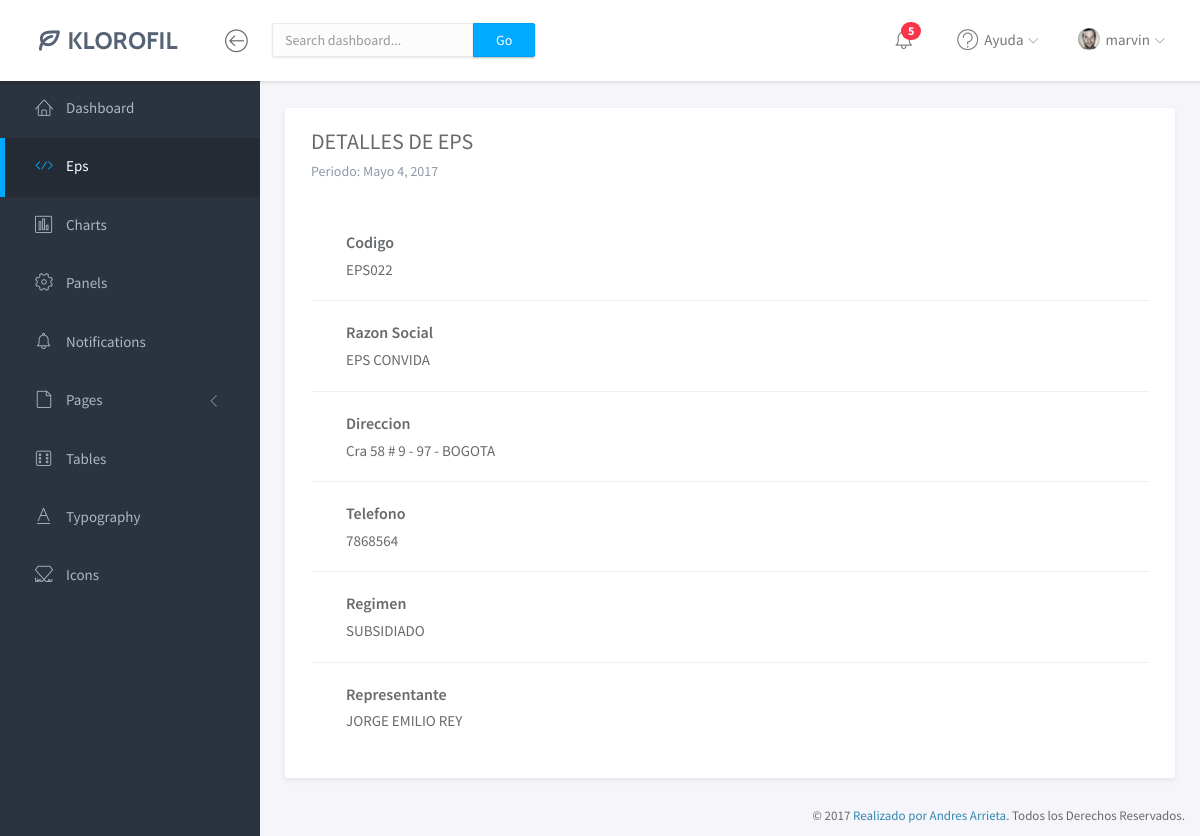
The app's page /views/eps/page-details.php?id=EPS022 with its own data.
### tables this page shows
CREATE TABLE `eps` (
  `codigo_eps` varchar(20) NOT NULL,
  `razon_eps` varchar(200) NOT NULL,
  `direccion_eps` varchar(200) NOT NULL,
  `telefono_eps` varchar(255) NOT NULL,
  `regimen_eps` varchar(100) NOT NULL,
  `representante_eps` varchar(200) NOT NULL
);

### views/eps/page-details.php (the view, shortened to what this page needs)
<?php include '../../models/conexion.php';
 ?>
<!doctype html>
<html lang="en">
<head>
	<link rel="stylesheet" href="../../include/template/assets/vendor/bootstrap/css/bootstrap.min.css">
	<link rel="stylesheet" href="../../include/template/assets/vendor/font-awesome/css/font-awesome.min.css">
	<link rel="stylesheet" href="../../include/template/assets/vendor/linearicons/style.css">
	<link rel="stylesheet" href="../../include/template/assets/vendor/chartist/css/chartist-custom.css">
	<link rel="stylesheet" href="../../include/template/assets/css/main.css">
	<link rel="stylesheet" href="../../include/template/assets/css/demo.css">
	<link rel="stylesheet" type="text/css" href="https://cdnjs.cloudflare.com/ajax/libs/font-awesome/4.7.0/css/font-awesome.min.css">
	<link rel="stylesheet" type="text/css" href="../../include/datatables.net-bs/css/dataTables.bootstrap.min.css">
</head>
<body>
	<div id="wrapper">
		<nav class="navbar navbar-default navbar-fixed-top">
			<div class="brand">
				<a href="index.html"><img src="../../include/template/assets/img/logo-dark.png" alt="Klorofil Logo" class="img-responsive logo"></a>
			</div>
			<div class="container-fluid">
				<div class="navbar-btn">
					<button type="button" class="btn-toggle-fullwidth"><i class="lnr lnr-arrow-left-circle"></i></button>
				</div>
				<form class="navbar-form navbar-left">
					<div class="input-group">
						<input type="text" value="" class="form-control" placeholder="Search dashboard...">
						<span class="input-group-btn"><button type="button" class="btn btn-primary">Go</button></span>
					</div>
				</form>
				<div id="navbar-menu">
					<ul class="nav navbar-nav navbar-right">
						<li class="dropdown">
							<a href="#" class="dropdown-toggle icon-menu" data-toggle="dropdown">
								<i class="lnr lnr-alarm"></i>
								<span class="badge bg-danger">5</span>
							</a>
						</li>
						<li class="dropdown">
							<a href="#" class="dropdown-toggle" data-toggle="dropdown"><i class="lnr lnr-question-circle"></i> <span>Ayuda</span> <i class="icon-submenu lnr lnr-chevron-down"></i></a>
						</li>
						<li class="dropdown">
							<a href="#" class="dropdown-toggle" data-toggle="dropdown"><img src="../../include/template/assets/img/user.png" class="img-circle" alt="Avatar"> <span>marvin</span> <i class="icon-submenu lnr lnr-chevron-down"></i></a>
						</li>
					</ul>
				</div>
			</div>
		</nav>
		<div id="sidebar-nav" class="sidebar">
			<div class="sidebar-scroll">
				<nav>
					<ul class="nav">
						<li><a href="../page-dasboard.html.html" class=""><i class="lnr lnr-home"></i> <span>Dashboard</span></a></li>
						<li><a href="#" class="active"><i class="lnr lnr-code"></i> <span>Eps</span></a></li>
						<li><a href="charts.html" class=""><i class="lnr lnr-chart-bars"></i> <span>Charts</span></a></li>
						<li><a href="panels.html" class=""><i class="lnr lnr-cog"></i> <span>Panels</span></a></li>
						<li><a href="notifications.html" class=""><i class="lnr lnr-alarm"></i> <span>Notifications</span></a></li>
						<li>
							<a href="#subPages" data-toggle="collapse" class="collapsed"><i class="lnr lnr-file-empty"></i> <span>Pages</span> <i class="icon-submenu lnr lnr-chevron-left"></i></a>
						</li>
						<li><a href="tables.html" class=""><i class="lnr lnr-dice"></i> <span>Tables</span></a></li>
						<li><a href="typography.html" class=""><i class="lnr lnr-text-format"></i> <span>Typography</span></a></li>
						<li><a href="icons.html" class=""><i class="lnr lnr-linearicons"></i> <span>Icons</span></a></li>
					</ul>
				</nav>
			</div>
		</div>
		<div class="main">
			<div class="main-content">
				<div class="container-fluid">
					<div class="panel panel-headline">
						<div class="panel-heading">
							<h3 class="panel-title">DETALLES DE EPS</h3>
							<p class="panel-subtitle">Periodo: Mayo 4, 2017</p>
						</div>
						<div class="panel-body">
									<?php
									    $id = $_REQUEST['id'];
										$sql = "SELECT codigo_eps,razon_eps,direccion_eps,telefono_eps,regimen_eps,representante_eps FROM eps WHERE codigo_eps='$id'";
                                                   $result = $con->query($sql);
										while ($row = mysqli_fetch_assoc($result)) { ?>
                                    <ul class="list-unstyled todo-list">
										<li>
											<p>
												<span class="title">Codigo</span>
												<span class="short-description"><?php echo $row['codigo_eps'] ?></span>
											</p>
											<div class="controls">
											</div>
										</li>
										<li>
											<p>
												<span class="title">Razon Social</span>
												<span class="short-description"><?php echo $row['razon_eps'] ?></span>
											</p>
											<div class="controls">
											</div>
										</li>
										<li>
											<p>
												<span class="title">Direccion</span>
												<span class="short-description"><?php echo $row['direccion_eps'] ?></span>
											</p>
											<div class="controls">
											</div>
										</li>
										<li>
											<p>
												<span class="title">Telefono</span>
												<span class="short-description"><?php echo $row['telefono_eps'] ?></span>
											</p>
											<div class="controls">
											</div>
										</li>
										<li>
											<p>
												<span class="title">Regimen</span>
												<span class="short-description"><?php echo $row['regimen_eps'] ?></span>
											</p>
											<div class="controls">
											</div>
										</li>
										<li>
											<p>
												<span class="title">Representante</span>
												<span class="short-description"><?php echo $row['representante_eps'] ?></span>
											</p>
											<div class="controls">
											</div>
										</li>
									</ul>
									<?php } ?>
						</div>
					</div>
				</div>
			</div>
		</div>
		<footer>
			<div class="container-fluid">
				<p class="copyright">&copy; 2017 <a href="https://www.themeineed.com" target="_blank">Realizado por Andres Arrieta</a>. Todos los Derechos Reservados.</p>
			</div>
		</footer>
	</div>
</body>
</html>

### records on screen
eps: codigo_eps "EPS022", razon_eps "EPS CONVIDA", direccion_eps "Cra 58 # 9 - 97 - BOGOTA", telefono_eps "7868564", regimen_eps "SUBSIDIADO", representante_eps "JORGE EMILIO REY"
